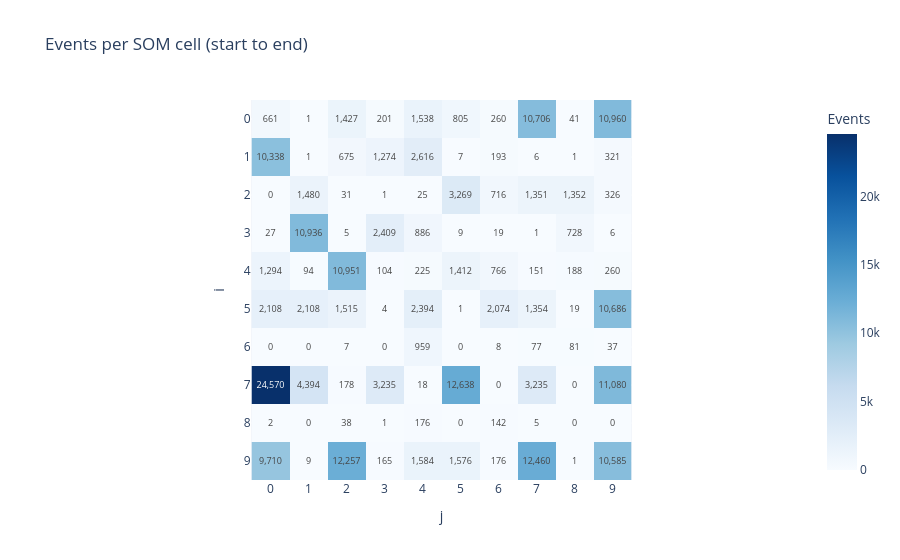

Write notebook code for a chart like this one.
### Code cell
heatmap_plot = kairo.plot_som_heatmap(features_and_clusters, size=(10,10), 
                                 #start_date="2010-04-29", 
                                 #end_date="2018-05-29"
                                 )
heatmap_plot.show()

### Figure 1 — Plotly figure (JSON) as saved in the notebook; plotly's stock layout.template omitted (floating-point values rounded to 4 significant figures)
{"data": [{"coloraxis": "coloraxis", "hovertemplate": "j: %{x}<br>i: %{y}<br>Events: %{z}<extra></extra>", "name": "0", "texttemplate": "%{z:,d}", "type": "heatmap", "x": [0, 1, 2, 3, 4, 5, 6, 7, 8, 9], "xaxis": "x", "y": [0, 1, 2, 3, 4, 5, 6, 7, 8, 9], "yaxis": "y", "z": [[661, 1, 1427, 201, 1538, 805, 260, 10706, 41, 10960], [10338, 1, 675, 1274, 2616, 7, 193, 6, 1, 321], [0, 1480, 31, 1, 25, 3269, 716, 1351, 1352, 326], [27, 10936, 5, 2409, 886, 9, 19, 1, 728, 6], [1294, 94, 10951, 104, 225, 1412, 766, 151, 188, 260], [2108, 2108, 1515, 4, 2394, 1, 2074, 1354, 19, 10686], [0, 0, 7, 0, 959, 0, 8, 77, 81, 37], [24570, 4394, 178, 3235, 18, 12638, 0, 3235, 0, 11080], [2, 0, 38, 1, 176, 0, 142, 5, 0, 0], [9710, 9, 12257, 165, 1584, 1576, 176, 12460, 1, 10585]]}], "layout": {"coloraxis": {"colorbar": {"title": {"text": "Events"}}, "colorscale": [[0, "rgb(247,251,255)"], [0.125, "rgb(222,235,247)"], [0.25, "rgb(198,219,239)"], [0.375, "rgb(158,202,225)"], [0.5, "rgb(107,174,214)"], [0.625, "rgb(66,146,198)"], [0.75, "rgb(33,113,181)"], [0.875, "rgb(8,81,156)"], [1, "rgb(8,48,107)"]]}, "title": {"text": "Events per SOM cell (start to end)"}, "xaxis": {"anchor": "y", "constrain": "domain", "domain": [0, 1], "dtick": 1, "scaleanchor": "y", "title": {"text": "j"}}, "yaxis": {"anchor": "x", "autorange": "reversed", "constrain": "domain", "domain": [0, 1], "dtick": 1, "title": {"text": "i"}}}}
